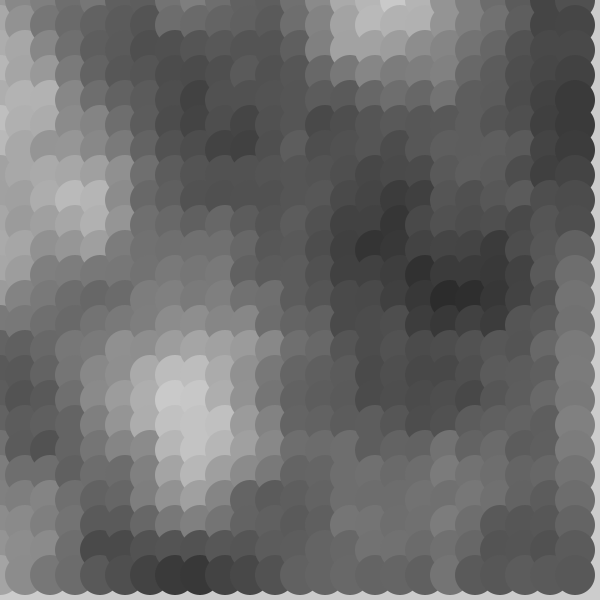
Frame 1 (no input)
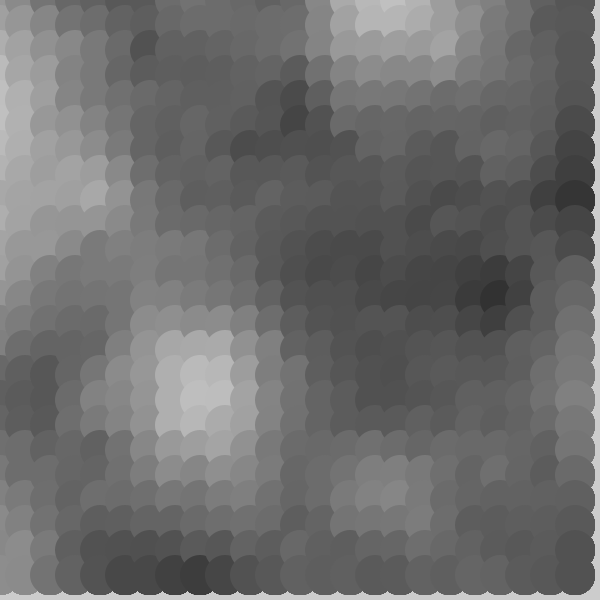
Frame 60 (the mouse pressed at the canvas centre just before this capture)
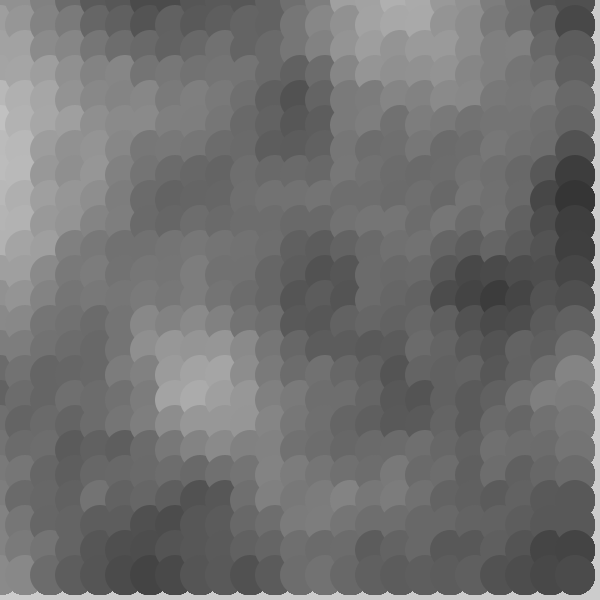
Frame 120 (the mouse held since frame 60 and released just before this capture)

The Processing sketch that drew these frames (run headless with seeded random() and noise(); from frame 60 on, the mouse is pressed at the canvas centre):

// Processing sketch: s055_2D_noise
// ── s055_2D_noise.pde
void setup() {
  size(600, 600);
  noStroke();
}
void draw() {
  for (int x=0; x<width; x=x+25) {
    for (int y=0; y<height; y=y+25) {
      // noise with two arguments
      float n = noise(x * 0.005, y * 0.005, frameCount * 0.003);
      fill(n * 255);
      //fill(random(255));
      ellipse(x, y, 40, 40);
    }
  }
}
